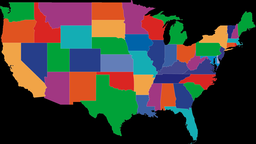
//> input picture Geographic Map Segmentation/FullColorUSA.png, 256 x 144 px, shrunk from 3157 x 1774 before the run
$ ./Source FullColorUSA.png   (built with g++ and OpenCV 4)
//> lines starting //> are read from the running program, lines starting //| are printed output that depends on the picture
#include <opencv2/core/core.hpp>
#include <opencv2/highgui/highgui.hpp>
#include <opencv2/imgproc/imgproc.hpp>
#include <opencv2/opencv.hpp>
#include <iostream>
#include <vector>
//Jackson Hoenig
//Computer Vision 6420
//Programming Assignment 4
//Date: 3/27/2021
//Description: This program is made to segment out a specific state from the FullColorUSA.png image of the United States Of America.
//	The program first takes in the input image as a command line argument, reads it, and displays it to the user.
//	Next the user is able to click a state they want segmented. That click then extracts the color of the state and removes all
//  other colors from a copy of the input image. Then that image expands a Region Of Interest(ROI) from that point until the next layer
//  of expanding ROI contains no new pixels that are not black. That ROI is then doubled in pixels and superimposed on top of the same
//  spot as the original state was in the input image. Note: If the resized state will go out of bounds of the input image it will be pushed away
//  from the edge and a console message will detail that.
//
//	UPDATE: Added the k-means algorithm as an option that will then instead of removing all other state colors will find the segmented regions
//			in a vector of images and then the program works the same as before by picking the closed region the user chose and ignoring
//			the other states of the same color. This does not work nearly as well as the other method because of the alpha channel in the
//			borders of the states.

//Known bugs for non-k-means:
//When clicking a state near an edge of the screen the roi will increase until it hits that edge of the screen and then stop prematurely.
//
//sometimes if you click a state like michigan too close to another state of the same color, it will increase the roi until it also hits the other state.
// this is needed though to pick up possible islands or disconnected parts of the state. it can possibly be refined to stop at a certain distance from the central region.

//Known bugs for k-means:
// states have extra regions in their cluster that are close to the same color because of the messed up alpha channel in the image when read
// as BGR.

cv::Point userPt = cv::Point(-5, -5);
cv::Mat imgIn;
void getStateZoom(int event, int x, int y, int flags, void* userdata) {
	if (event == cv::EVENT_LBUTTONDOWN) {
		if (imgIn.at<cv::Vec3b>(y, x) == cv::Vec3b(0, 0, 0)) {
			std::cout << "You did not click a state please click a state." << std::endl;
		}
		else {
			userPt = cv::Point(x, y);
			std::cout << "Left button of the mouse is clicked - position (" << x << ", " << y << ")" << std::endl;
			cv::destroyAllWindows();
		}
	}
}

int main(int argc, const char** argv)
{
	const cv::String keys =
		"{help h usage ?  |                   | print this message }"
		"{k kmeans        |       true        | Use K-Means Clustering Boolean [Default: true] }"
		"{n numclusters   |       49          | The number of clustering regions in the K-means algorithm. }"
		"{@input_image    |                   | Name of file containing image}";
	cv::CommandLineParser parser(argc, argv, keys);
	parser.about("Application name v1.0.0");
	//int K = 49;

	if (parser.has("help"))
	{
		parser.printMessage();
		return 0;
	}

	if (!parser.check())
	{
		parser.printErrors();
		return 0;
	}
	//get the args
	bool kmeans = parser.get<bool>("k");
	int K = parser.get<int>("n");
	cv::String inputFile = parser.get<cv::String>("@input_image");
	try
	{
		//2. Read the input image
		imgIn = cv::imread(inputFile);
//> imgIn is the input picture: 144 rows x 256 cols, CV_8UC3; mean B, G, R 54.4, 61.2, 64

		// [8 lines of commented-out code are left out]
		cv::Mat ocv;
		cv::Mat data;
		//cv::Mat data2;
		std::vector<cv::Mat> clusterImages;
		cv::Mat labels, centers;
		if(kmeans){

			imgIn.copyTo(ocv);

			// convert to float & reshape to a [3 x W*H] Mat
			//  (so every pixel is on a row of it's own)
			ocv.convertTo(data, CV_32F);
			data = data.reshape(1, data.total());

			// do kmeans

			cv::kmeans(data, K, labels, cv::TermCriteria(cv::TermCriteria::COUNT, 10, 1.0), 3,
				cv::KMEANS_PP_CENTERS, centers);
//> centers = 49 rows, first 8: [55.67, 161.8, 0.357], [0.0838, 0.103, 0.108], [32.37, 83.61, 224.9], [144.1, 77.59, 51.55], [180.4, 173.8, 19.7], [130.5, 55.21, 161.4], [29.95, 31.99, 229.4], [71.24, 163.9, 240.7]

			// reshape both to a single row of Vec3f pixels:
			centers = centers.reshape(3, centers.rows);
			data = data.reshape(3, data.rows);

			for (int j = 0; j < K; j++) {
				cv::Mat data2 = data.clone();
				//get vector of clusters
				cv::Vec3f* ptr = data2.ptr<cv::Vec3f>();
				for (size_t i = 0; i < data2.rows; i++) {
					int center_id = labels.at<int>(i);
					if (center_id == j) {
						ptr[i] = centers.at<cv::Vec3f>(center_id);
					}
					else {
						ptr[i] = centers.at<cv::Vec3f>(0);
					}
				}
				cv::Mat o = ocv.clone();
				cv::Mat data3 = data2.clone();
				//data2.copyTo(data3);
				//ocv.copyTo(o);
				o = data3.reshape(3, o.rows);
				o.convertTo(o, CV_8U);
				clusterImages.push_back(o);
			}
//> this loop made 49 passes
//> pass 1, `o = data3.reshape(3, o.rows);`:
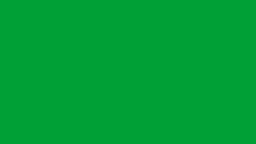
//> o: 144 rows x 256 cols, CV_32FC3; mean B, G, R 55.7, 161.8, 0.4
//> pass 2, `o = data3.reshape(3, o.rows);`:
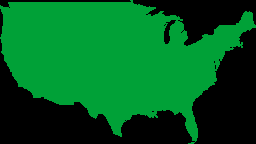
//> o: 144 rows x 256 cols, CV_32FC3; mean B, G, R 32.5, 94.4, 0.3


			// replace pixel values with their center value:
			cv::Vec3f* p = data.ptr<cv::Vec3f>();
			for (size_t i = 0; i < data.rows; i++) {
				int center_id = labels.at<int>(i);
				p[i] = centers.at<cv::Vec3f>(center_id);
			}

			// [7 lines of commented-out code are left out]
			ocv = data.reshape(3, ocv.rows);
			ocv.convertTo(ocv, CV_8U);
//> ocv: 144 rows x 256 cols, CV_8UC3
			//end kmeans
		}

		for (int i = 0; i < clusterImages.size(); i++) {
			cv::imshow("Cluster", clusterImages[i]);
			cv::waitKey();
		}
		cv::Mat test = clusterImages[1].clone();
		//cv::imshow("data2", ocv);
		/*3.a Display the image and receive the input(left mouse button click) from the user.*/
		cv::namedWindow("input image", 1);

		cv::setMouseCallback("input image", getStateZoom, NULL);
		cv::imshow("input image", imgIn);
		while (userPt.x < 0 && userPt.y < 0) {
			cv::waitKey();
		}
		//we now have our point.
		/*3.b Extract the state selected*/
		cv::Mat imgInCpy;
		cv::Vec3b color;
		if (!kmeans) {
			//threshold image to color given
			imgIn.copyTo(imgInCpy);

			//get color of state
			color = imgIn.at<cv::Vec3b>(userPt.y, userPt.x);

			//remove all other colors
			for (int i = 0; i < imgInCpy.rows; i++) {
				for (int j = 0; j < imgInCpy.cols; j++) {
					if (imgInCpy.at<cv::Vec3b>(i, j) != color) {
						imgInCpy.at<cv::Vec3b>(i, j) = cv::Vec3b(0, 0, 0);
					}
				}
			}
		}
		else {
			for (int i = 0; i < clusterImages.size(); i++) {
				if (clusterImages[i].at<cv::Vec3b>(userPt.y, userPt.x) != cv::Vec3b(0,0,0)) {
					//this is the correct cluster image
					imgInCpy = clusterImages[i].clone();
					color = clusterImages[i].at<cv::Vec3b>(userPt.y, userPt.x);
					break;
				}
			}
		}

		//remove the other same color states
		//NOTE: HERE WE MAY WANT TO TRY TO KEEP ISLANDS
		bool allFilled = false;
		int distance = 3;
		cv::Point statePt = cv::Point(0, 0);
		int x1 = userPt.x + 1;
		int y1 = userPt.y + 1;
		cv::Mat state;
		while (!allFilled) {
			allFilled = true;
			//create roi
			--x1;
			--y1;
			if (x1 < 0 || y1 < 0 || x1 + distance > imgInCpy.cols || y1 + distance > imgInCpy.rows) {
				//too big roi save previous roi
				x1++;
				y1++;
				distance -= 2;
				cv::Rect roi(x1, y1, distance, distance);
				cv::Mat submat = imgInCpy(roi);
				submat.copyTo(state);
				break;
			}
			cv::Rect roi(x1, y1, distance, distance);
			cv::Mat submat = imgInCpy(roi);

			cv::Vec3b* currentRow;

			for (int j = 0; j < submat.rows; ++j)
			{
				currentRow = submat.ptr<cv::Vec3b>(j);
				for (int i = 0; i < submat.cols; ++i)
				{
					//Skip all non outer layer pixels.
					//allow j=0 any i, j= rows-1 any i, same viceversa
					if ((j != 0 && j != submat.rows - 1) && (i != 0 && i != submat.cols - 1)) {
						continue;
					}
					if (submat.at<cv::Vec3b>(j, i) != cv::Vec3b(0,0,0)) {
						allFilled = false;
					}

				}
			}
			if (allFilled) {
				//save roi
				cv::Rect roi(x1, y1, distance, distance);
				cv::Mat submat = imgInCpy(roi);
				submat.copyTo(state);
				break;
			}
			distance += 2;
			statePt.x++;
			statePt.y++;
		}

		//crop the extra black from the sides or top

		//check left side
		int leftPadding = 0;
		bool stopFlag = false;
		for (int i = 0; i < state.cols; i++) {
			//if any of these pixels is not black stop
			if (stopFlag) {
				break;
			}
			for (int j = 0; j < state.rows; j++) {
				if (state.at<cv::Vec3b>(j, i) != cv::Vec3b(0, 0, 0)) {
					stopFlag = true;
				}
			}
			leftPadding = i;
		}

		//check right side
		int rightPadding = 0;
		stopFlag = false;
		for (int i = state.rows - 1; i > 0; i--) {
			//if any of these pixels is not black stop
			if (stopFlag) {
				break;
			}
			for (int j = 0; j < state.cols; j++) {
				if (state.at<cv::Vec3b>(j, i) != cv::Vec3b(0, 0, 0)) {
					stopFlag = true;
				}
			}
			rightPadding = state.rows - i;
		}
		//check bottom side
		int botPadding = 0;
		stopFlag = false;
		for (int i = state.rows - 1; i > 0; i--) {
			//if any of these pixels is not black stop
			if (stopFlag) {
				break;
			}
			for (int j = 0; j < state.cols; j++) {
				if (state.at<cv::Vec3b>(i, j) != cv::Vec3b(0, 0, 0)) {
					stopFlag = true;
				}
			}
			botPadding = state.rows - i;
		}
		//check top side
		int topPadding = 0;
		stopFlag = false;
		for (int i = 0; i < state.rows; i++) {
			//if any of these pixels is not black stop
			if (stopFlag) {
				break;
			}
			for (int j = 0; j < state.cols; j++) {
				if (state.at<cv::Vec3b>(i, j) != cv::Vec3b(0, 0, 0)) {
					stopFlag = true;
				}
			}
			topPadding = i;
		}

		//update roi with the padding
		cv::Rect roi(leftPadding, topPadding, distance - leftPadding - rightPadding, distance - topPadding - botPadding);
		cv::Mat submat = state(roi);
		submat.copyTo(state);

		/*zoom it to twice the size(preferably by using affine transform) */

		float aspectRatio = state.rows / state.cols;

		cv::Mat resizedState;
		cv::resize(state, resizedState, cv::Size((int)(state.cols* 2), (state.rows * 2)));

		/*and display it superimposed on the map with the centroid of the
			zoomed state coincident with the centroid of original state.
			Make sure that the zoomed state stays completely within the original image.*/
		//we need to keep track of the centroid of the state image before and after resizing.
		statePt.x *= 2;
		statePt.y *= 2;

		//from the top left of the resized state to the end
		//We need to check to see if we will over flow the original image. if we are going to we need to adjust enough so that it does not overflow.
		int maxHeight = (resizedState.rows + y1 + topPadding - (resizedState.rows / 4));
		int minHeight = (y1 + topPadding - (resizedState.rows / 4));
		int maxWidth = resizedState.cols + x1 + leftPadding - (resizedState.cols / 4);
		int minWidth = x1 + leftPadding - (resizedState.cols / 4);
		int heightOffset = 0;
		int widthOffset = 0;

		if (minHeight < 0) {
			heightOffset = -1 * minHeight;
			std::cout << "Resized state was too tall and had to be pushed down " << heightOffset << "pixels from the top." << std::endl;
		}
		else if (maxHeight > imgIn.rows) {
			heightOffset = imgIn.rows - maxHeight;
			std::cout << "Resized state was too tall and had to be pushed up " << -1*heightOffset << "pixels from the bottom." << std::endl;
		}

		if (minWidth < 0) {
			widthOffset = -1 * minWidth;
			std::cout << "Resized state was too wide and had to be pushed right " << widthOffset << "pixels from the left." << std::endl;
		}
		else if (maxWidth > imgIn.cols) {
			widthOffset = imgIn.cols - maxWidth;
			std::cout << "Resized state was too wide and had to be pushed left " << widthOffset << "pixels from the right." << std::endl;
		}
		for (int i = 0; i < resizedState.rows; i++) {
			for (int j = 0; j < resizedState.cols; j++) {
				if (resizedState.at<cv::Vec3b>(i, j) != cv::Vec3b(0, 0, 0)) {
					//draw the pixel
					imgIn.at<cv::Vec3b>(i + y1 + topPadding - (resizedState.rows / 4) + heightOffset, j + x1 + leftPadding - (resizedState.cols / 4) + widthOffset) = resizedState.at<cv::Vec3b>(i, j);
				}
			}
		}
		cv::imshow("New Image", imgIn);
		cv::imshow("state", resizedState);
		// [10 lines of commented-out code are left out]

		while(cv::waitKey() != 'q');


	}
	catch (std::string& str)
	{
		std::cerr << "Error: " << argv[0] << ": " << str << std::endl;
		return (1);
	}
	catch (cv::Exception& e)
	{
		std::cerr << "Error: " << argv[0] << ": " << e.msg << std::endl;
		return (1);
	}
	return 0;

}
